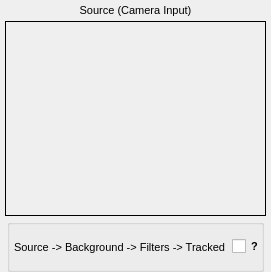
               <widget class="QWidget" name="widget" native="true">
                <property name="sizePolicy">
                 <sizepolicy hsizetype="Expanding" vsizetype="Expanding">
                  <horstretch>0</horstretch>
                  <verstretch>0</verstretch>
                 </sizepolicy>
                </property>
                <property name="minimumSize">
                 <size>
                  <width>268</width>
                  <height>272</height>
                 </size>
                </property>
                <layout class="QVBoxLayout" name="verticalLayout_4">
                 <property name="spacing">
                  <number>1</number>
                 </property>
                 <property name="leftMargin">
                  <number>5</number>
                 </property>
                 <property name="topMargin">
                  <number>0</number>
                 </property>
                 <property name="rightMargin">
                  <number>5</number>
                 </property>
                 <property name="bottomMargin">
                  <number>0</number>
                 </property>
                 <item>
                  <widget class="QLabel" name="label_source">
                   <property name="sizePolicy">
                    <sizepolicy hsizetype="Expanding" vsizetype="Fixed">
                     <horstretch>0</horstretch>
                     <verstretch>0</verstretch>
                    </sizepolicy>
                   </property>
                   <property name="minimumSize">
                    <size>
                     <width>0</width>
                     <height>20</height>
                    </size>
                   </property>
                   <property name="font">
                    <font>
                     <pointsize>8</pointsize>
                     <weight>50</weight>
                     <bold>false</bold>
                    </font>
                   </property>
                   <property name="text">
                    <string>Source (Camera Input)</string>
                   </property>
                   <property name="alignment">
                    <set>Qt::AlignCenter</set>
                   </property>
                  </widget>
                 </item>
                 <item>
                  <widget class="QFrame" name="frame_sourceImage">
                   <property name="sizePolicy">
                    <sizepolicy hsizetype="Expanding" vsizetype="Expanding">
                     <horstretch>0</horstretch>
                     <verstretch>0</verstretch>
                    </sizepolicy>
                   </property>
                   <property name="minimumSize">
                    <size>
                     <width>258</width>
                     <height>194</height>
                    </size>
                   </property>
                   <property name="maximumSize">
                    <size>
                     <width>16777215</width>
                     <height>16777215</height>
                    </size>
                   </property>
                   <property name="frameShape">
                    <enum>QFrame::Box</enum>
                   </property>
                   <property name="lineWidth">
                    <number>1</number>
                   </property>
                   <layout class="QHBoxLayout" name="horizontalLayout_sourceImage">
                    <property name="spacing">
                     <number>0</number>
                    </property>
                    <property name="margin">
                     <number>1</number>
                    </property>
                   </layout>
                  </widget>
                 </item>
                 <item>
                  <layout class="QHBoxLayout" name="horizontalLayout_4">
                   <property name="spacing">
                    <number>0</number>
                   </property>
                   <property name="topMargin">
                    <number>2</number>
                   </property>
                   <item>
                    <spacer name="horizontalSpacer_3">
                     <property name="orientation">
                      <enum>Qt::Horizontal</enum>
                     </property>
                     <property name="sizeType">
                      <enum>QSizePolicy::Fixed</enum>
                     </property>
                     <property name="sizeHint" stdset="0">
                      <size>
                       <width>2</width>
                       <height>20</height>
                      </size>
                     </property>
                    </spacer>
                   </item>
                   <item>
                    <widget class="QGroupBox" name="groupBox_pipeline">
                     <property name="sizePolicy">
                      <sizepolicy hsizetype="Preferred" vsizetype="Fixed">
                       <horstretch>0</horstretch>
                       <verstretch>0</verstretch>
                      </sizepolicy>
                     </property>
                     <property name="minimumSize">
                      <size>
                       <width>0</width>
                       <height>53</height>
                      </size>
                     </property>
                     <property name="maximumSize">
                      <size>
                       <width>16777215</width>
                       <height>53</height>
                      </size>
                     </property>
                     <property name="font">
                      <font>
                       <pointsize>8</pointsize>
                      </font>
                     </property>
                     <property name="title">
                      <string/>
                     </property>
                     <property name="alignment">
                      <set>Qt::AlignCenter</set>
                     </property>
                     <layout class="QHBoxLayout" name="horizontalLayout_2">
                      <property name="spacing">
                       <number>2</number>
                      </property>
                      <property name="leftMargin">
                       <number>4</number>
                      </property>
                      <property name="topMargin">
                       <number>1</number>
                      </property>
                      <property name="rightMargin">
                       <number>0</number>
                      </property>
                      <property name="bottomMargin">
                       <number>1</number>
                      </property>
                      <item>
                       <widget class="QLabel" name="label_pipeline">
                        <property name="sizePolicy">
                         <sizepolicy hsizetype="Preferred" vsizetype="Fixed">
                          <horstretch>0</horstretch>
                          <verstretch>0</verstretch>
                         </sizepolicy>
                        </property>
                        <property name="minimumSize">
                         <size>
                          <width>0</width>
                          <height>28</height>
                         </size>
                        </property>
                        <property name="maximumSize">
                         <size>
                          <width>16777215</width>
                          <height>28</height>
                         </size>
                        </property>
                        <property name="text">
                         <string>Source -&gt; Background -&gt; Filters -&gt; Tracked</string>
                        </property>
                        <property name="alignment">
                         <set>Qt::AlignCenter</set>
                        </property>
                       </widget>
                      </item>
                      <item>
                       <spacer name="horizontalSpacer_44">
                        <property name="orientation">
                         <enum>Qt::Horizontal</enum>
                        </property>
                        <property name="sizeType">
                         <enum>QSizePolicy::Fixed</enum>
                        </property>
                        <property name="sizeHint" stdset="0">
                         <size>
                          <width>5</width>
                          <height>20</height>
                         </size>
                        </property>
                       </spacer>
                      </item>
                      <item>
                       <widget class="QCheckBox" name="checkBox_sourceHelp">
                        <property name="minimumSize">
                         <size>
                          <width>29</width>
                          <height>0</height>
                         </size>
                        </property>
                        <property name="maximumSize">
                         <size>
                          <width>29</width>
                          <height>16777215</height>
                         </size>
                        </property>
                        <property name="font">
                         <font>
                          <weight>75</weight>
                          <bold>true</bold>
                         </font>
                        </property>
                        <property name="text">
                         <string>?</string>
                        </property>
                       </widget>
                      </item>
                     </layout>
                    </widget>
                   </item>
                   <item>
                    <spacer name="horizontalSpacer_4">
                     <property name="orientation">
                      <enum>Qt::Horizontal</enum>
                     </property>
                     <property name="sizeType">
                      <enum>QSizePolicy::Fixed</enum>
                     </property>
                     <property name="sizeHint" stdset="0">
                      <size>
                       <width>2</width>
                       <height>20</height>
                      </size>
                     </property>
                    </spacer>
                   </item>
                  </layout>
                 </item>
                </layout>
               </widget>
